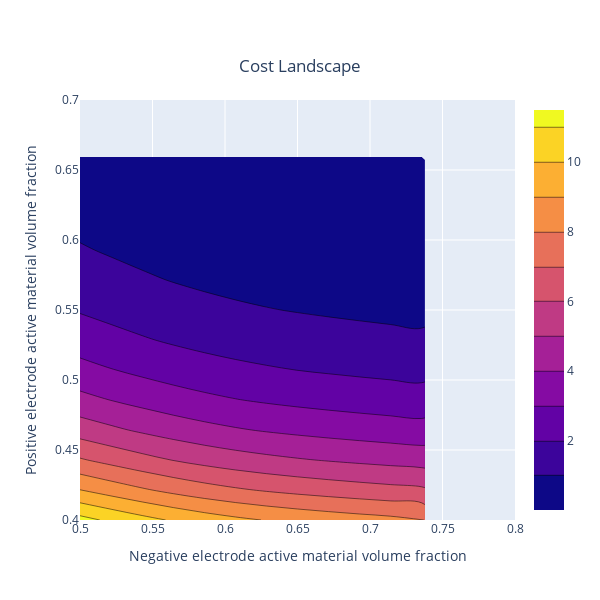

Notebook code for this chart:
### Markdown cell above
### Cost Landscape

Finally, we can visualize the cost landscape and the path taken by the optimizer:

### Code cell
# Plot the cost landscape
pybop.plot_cost2d(cost, steps=15);
# Plot the cost landscape with optimisation path and updated bounds
# bounds = np.array([[0.6, 0.9], [0.5, 0.8]])
# pybop.plot_cost2d(cost, optim=optim, bounds=bounds, steps=15);

### Figure 1 — Plotly figure (JSON) as saved in the notebook; plotly's stock layout.template omitted (floating-point values rounded to 4 significant figures; data arrays with more than 128 entries replaced by an {"elided": "..."} marker saying what was removed)
{"data": [{"autocontour": true, "contours": {"end": 11, "size": 1, "start": 1}, "type": "contour", "x": [0.5, 0.5214, 0.5429, 0.5643, 0.5857, 0.6071, 0.6286, 0.65, 0.6714, 0.6929, 0.7143, 0.7357, 0.7571, 0.7786, 0.8], "y": [0.4, 0.4214, 0.4429, 0.4643, 0.4857, 0.5071, 0.5286, 0.55, 0.5714, 0.5929, 0.6143, 0.6357, 0.6571, 0.6786, 0.7], "z": {"elided": "15x15 float values"}}], "layout": {"height": 600, "title": {"text": "Cost Landscape", "x": 0.5, "y": 0.9}, "width": 600, "xaxis": {"range": [0.5, 0.8], "title": {"text": "Negative electrode active material volume fraction"}, "type": "linear"}, "yaxis": {"range": [0.4, 0.7], "title": {"text": "Positive electrode active material volume fraction"}, "type": "linear"}}}
